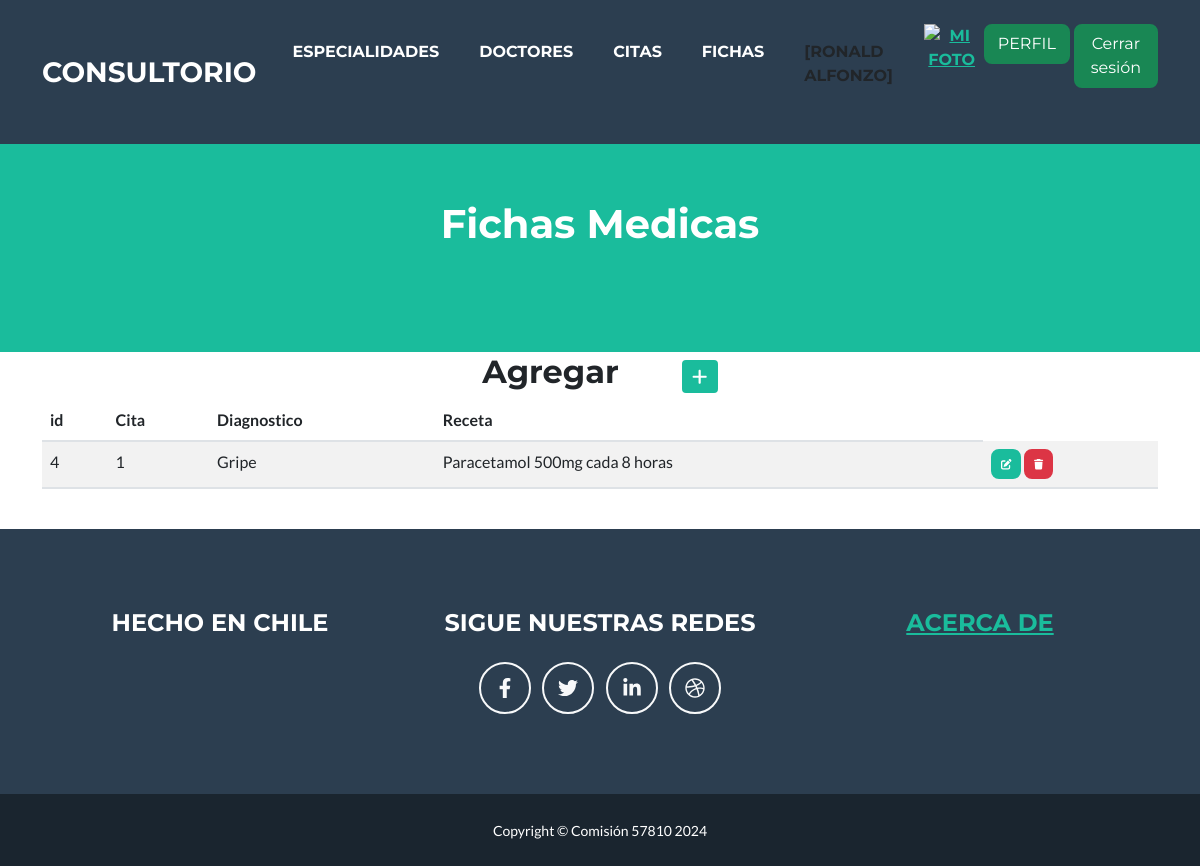
/ficha/ (signed in), run on the app's committed database.
### entidades/models.py (models this page shows, shortened)
class Ficha(models.Model):
    cita = models.IntegerField()
    diagnostico = models.TextField()
    receta = models.TextField()

### entidades/views.py (the view)
# urls.py: path('ficha/', FichaList.as_view(), name="ficha"),
class FichaList(ListView,LoginRequiredMixin):
    model = Ficha

### entidades/templates/entidades/ficha_list.html
{% extends 'entidades/index.html' %}
{% block titulo %}
<h1>Fichas Medicas</h1>
{% endblock titulo %}
{% block contenido %}
<table>
    <tr>
        <td width="200"><h2>Agregar</h2></td>
        <td>
            <a href="{% url 'fichaCreate' %}"
            class="btn btn-primary btn-sm"><i class="fa fa-plus fa-lg" title="Crear"></i>
            </a>
        </td>
    </tr>
</table>
<table class="table table-striped">
    <thead>
        <tr>
            <th>id</th>
            <th>Cita</th>
            <th>Diagnostico</th>
            <th>Receta</th>
        </tr>
    </thead>
    <tbody>
        {% for ficha in ficha_list %}
            <tr>
                <td>{{ ficha.id }}</td>
                <td>{{ ficha.cita }}</td>
                <td>{{ ficha.diagnostico }}</td>
                <td>{{ ficha.receta }}</td>
                <td>
                    <a
                      href="{% url 'fichaUpdate' ficha.id %}"
                      class="btn btn-primary"
                      style="--bs-btn-padding-y: .25rem; --bs-btn-padding-x: .5rem; --bs-btn-font-size: .75rem;"
                      ><i class="fa fa-edit fa-sm" title="Editar"></i>
                    </a>
                    <a
                      href="{% url 'fichaDelete' ficha.id %}"
                      class="btn btn-danger"
                      style="--bs-btn-padding-y: .25rem; --bs-btn-padding-x: .5rem; --bs-btn-font-size: .75rem;"
                      ><i class="fa fa-trash fa-sm" title="Eliminar"></i>
                    </a>
                </td>
            </tr>
        {% endfor %}
        </tbody>
    </table>
{% endblock contenido %}

### entidades/templates/entidades/index.html (shortened to what this page needs)
<!DOCTYPE html>
<html lang="en">
    <head>
        {% load static %}
        <link href="https://cdn.jsdelivr.net/npm/bootstrap@5.3.3/dist/css/bootstrap.min.css" rel="stylesheet">
        <link href="{% static 'css/styles.css' %}" rel="stylesheet" />
    </head>
    <body id="page-top">
        <nav class="navbar navbar-expand-lg bg-secondary text-uppercase fixed-top" id="mainNav">
            <div class="container">
                <a class="navbar-brand" href="{% url 'home' %}">Consultorio</a>
                <div class="collapse navbar-collapse" id="navbarResponsive">
                    <ul class="navbar-nav ms-auto">
                        {% if user.is_authenticated  %}
                            <li class="nav-item mx-0 mx-lg-1"><a class="nav-link py-3 px-0 px-lg-3 rounded" href="{% url 'especialidades' %}">Especialidades</a></li>
                            <li class="nav-item mx-0 mx-lg-1"><a class="nav-link py-3 px-0 px-lg-3 rounded" href="{% url 'doctores' %}">Doctores</a></li>
                            <li class="nav-item mx-0 mx-lg-1"><a class="nav-link py-3 px-0 px-lg-3 rounded" href="{% url 'citas' %}">Citas</a></li>
                            <li class="nav-item mx-0 mx-lg-1"><a class="nav-link py-3 px-0 px-lg-3 rounded" href="{% url 'ficha' %}">Fichas</a></li>
                            <li class="nav-item mx-0 mx-lg-1"><p class="py-3 px-0 px-lg-3 rounded">[{{user.first_name}} {{user.last_name}}]</p></li>
                            <div class="text-center">
                                <a href="{% url 'agregarAvatar' %}"><img src="{{ request.session.avatar }}" height="40px" width="40px" alt="mi foto"> </a>
                            </div>
                            <li class="nav-item mx-0 mx-lg-1"><a class="btn btn-success" href="{% url 'perfil' %}">Perfil</a></li>
                            <form method="POST" action="{% url 'logout' %}">
                                <button class="btn btn-success btn-block" type="submit">Cerrar sesión</button>
                              </form>
                        {% else %}
                            <li class="nav-item mx-0 mx-lg-1"><a class="btn btn-primary btn-block" href="{% url 'login' %}">Ingresar</a></li>
                            <li class="nav-item mx-0 mx-lg-1"><a class="btn btn-success btn-block" href="{% url 'registro' %}">Registrarse</a></li>
                        {% endif %}
                    </ul>
                </div>
            </div>
        </nav>
        <header class="masthead bg-primary text-white text-center">
            <div class="container d-flex align-items-center flex-column">
                {% block titulo %}{% endblock titulo %}
            </div>
        </header>
        <div class="container d-flex align-items-center flex-column">
            {% block contenido %}
            {% endblock contenido %}
            </div>
        <br>
        <footer class="footer text-center">
            <div class="container">
                <div class="row">
                    <div class="col-lg-4 mb-5 mb-lg-0">
                        <h4 class="text-uppercase mb-4">Hecho en Chile</h4>
                    </div>
                    <div class="col-lg-4 mb-5 mb-lg-0">
                        <h4 class="text-uppercase mb-4">Sigue nuestras redes</h4>
                        <a class="btn btn-outline-light btn-social mx-1" href="#!"><i class="fab fa-fw fa-facebook-f"></i></a>
                        <a class="btn btn-outline-light btn-social mx-1" href="#!"><i class="fab fa-fw fa-twitter"></i></a>
                        <a class="btn btn-outline-light btn-social mx-1" href="#!"><i class="fab fa-fw fa-linkedin-in"></i></a>
                        <a class="btn btn-outline-light btn-social mx-1" href="#!"><i class="fab fa-fw fa-dribbble"></i></a>
                    </div>
                    <div class="col-lg-4">
                        <h4 class="text-uppercase mb-4"><a href="{% url 'acercaDe' %}">Acerca De</a></h4>
                    </div>
                </div>
            </div>
        </footer>
        <div class="copyright py-4 text-center text-white">
            <div class="container"><small>Copyright &copy; Comisión 57810 2024</small></div>
        </div>
    </body>
</html>

### data on the page
Ficha: id "4", cita "1", diagnostico "Gripe", receta "Paracetamol 500mg cada 8 horas"

### other printed values
{{ user.first_name }} "RONALD"
{{ user.last_name }} "ALFONZO"
